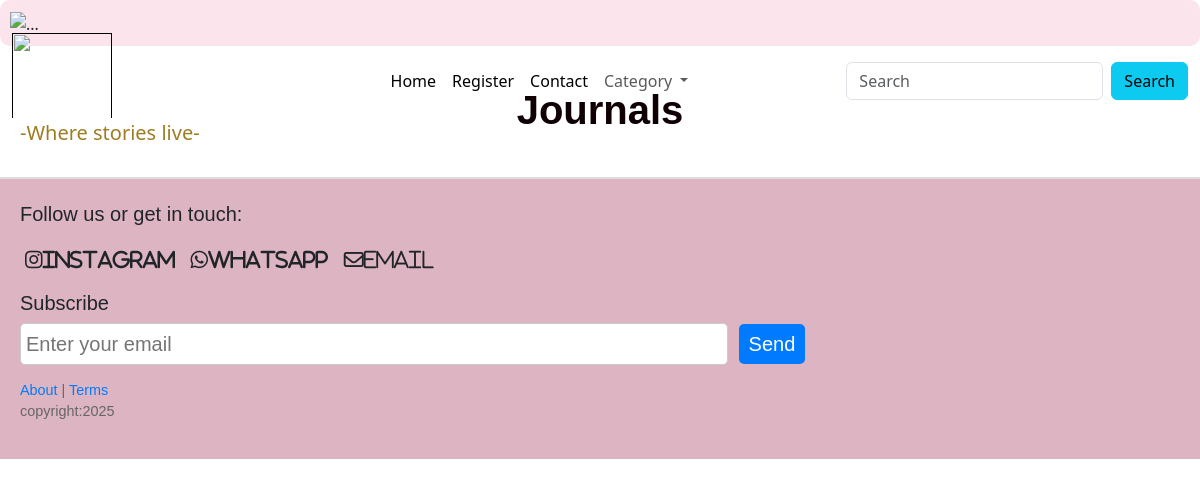
Page /category/12 on the earlier database version.
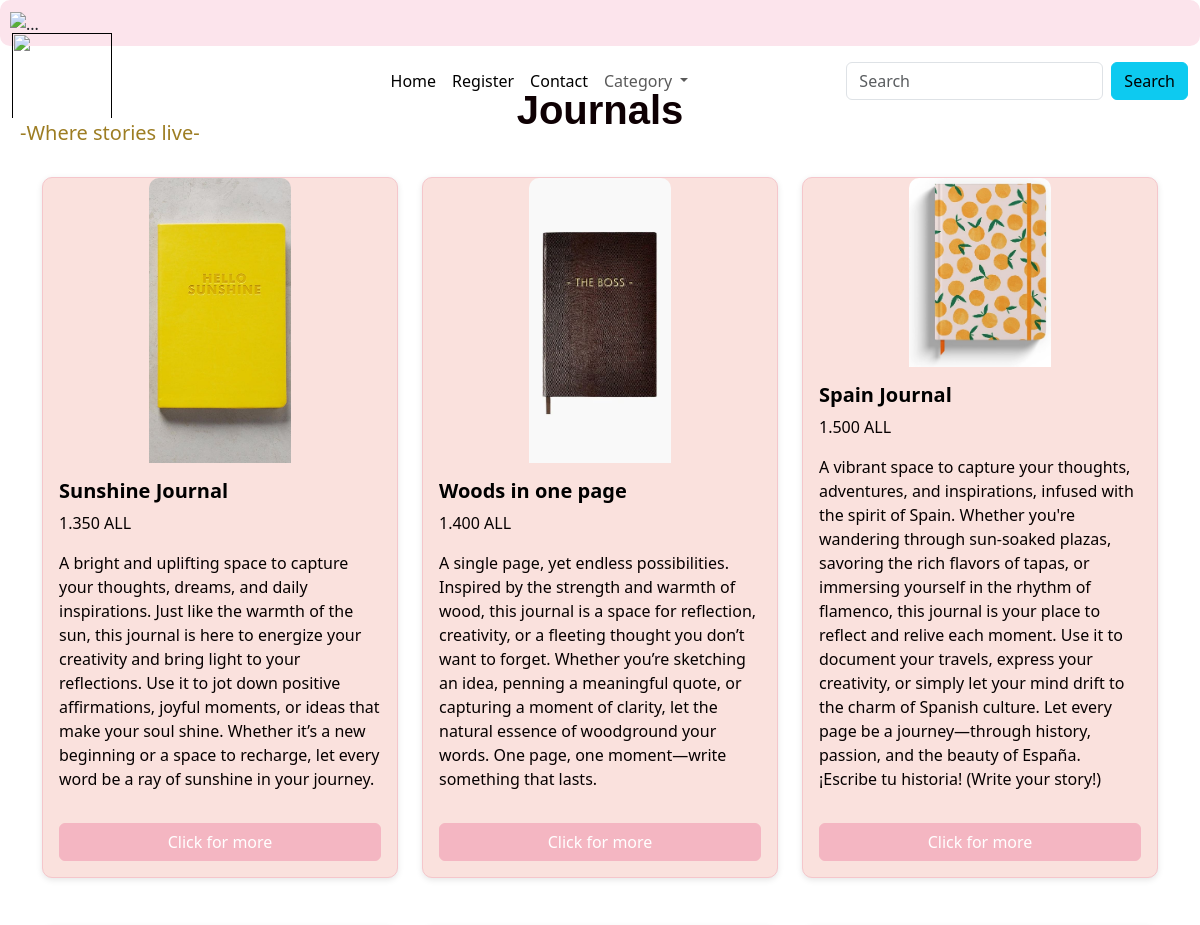
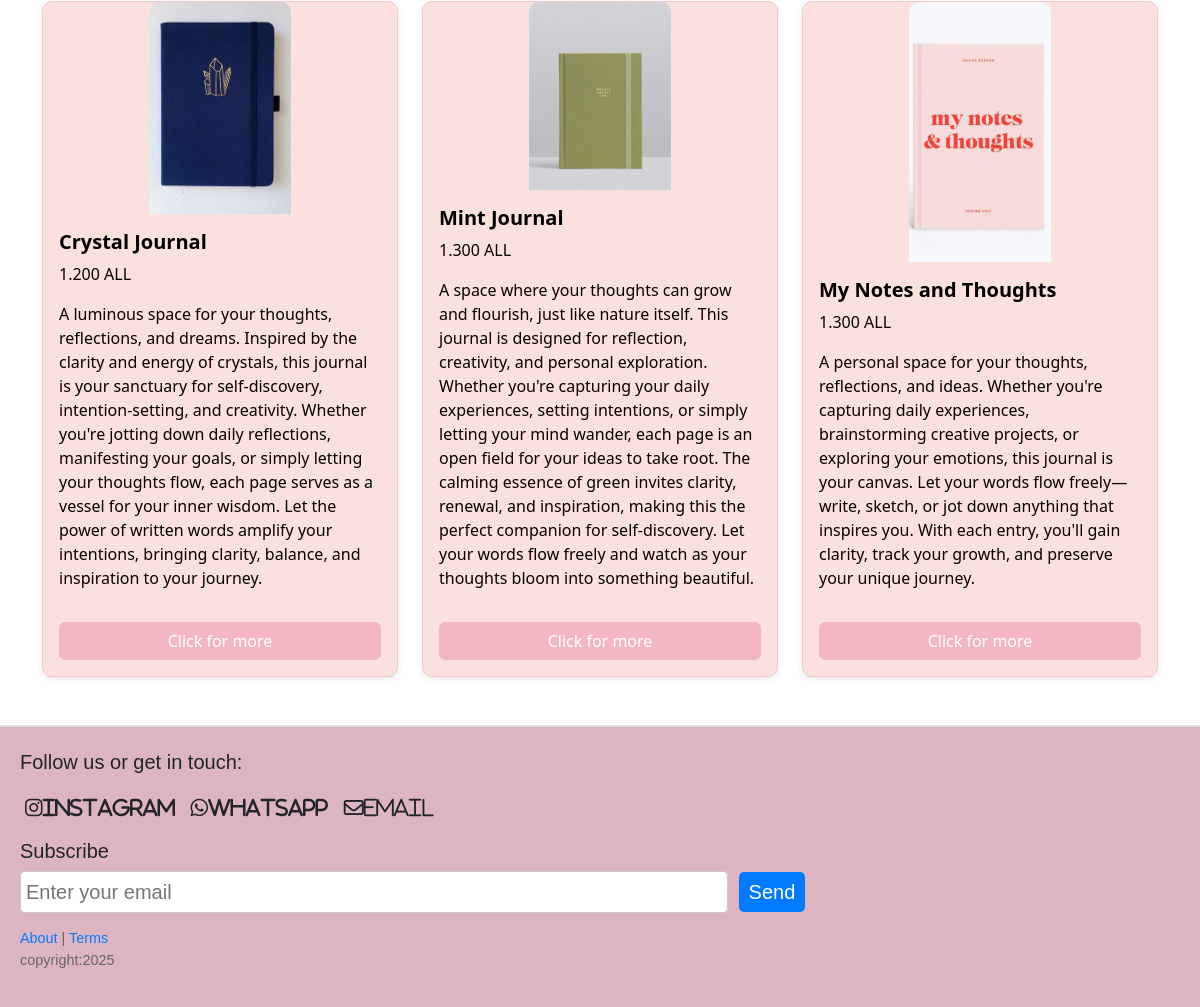
Same page on the later database version (2 pictures, top to bottom).
### appi/models.py (models this page shows, shortened)
class Book(models.Model):
    book_title=models.CharField(max_length=250,null=250,blank=True)
    book_description=models.TextField(max_length=2000,null=True,blank=True)
    book_image=models.ImageField(upload_to="book/",null=True,blank=True)
    book_price=models.DecimalField(max_digits=5,decimal_places=3,null=True,blank=True)
    book_category=models.ForeignKey(Category, null= True, blank=True, on_delete=models.CASCADE)
    book_shelf=models.BooleanField(null=True,blank=True)
    book_jornual=models.BooleanField(null=True,blank=True)

### appi/views.py (the view)
# urls.py: path("category/<id>",views.category,name="categorypage"),
def category (request,id):
    categories=Category.objects.all()
    categoryBook= Category.objects.get(pk = id)
    booksincategory = Book.objects.filter(book_category=categoryBook)
    context={ "categoryBook":categoryBook, "categories":categories, 'booksincategory':booksincategory}
    return render(request,"category.html",context)

### appi/templates/category.html (shortened to what this page needs)
<!DOCTYPE html>
{% extends 'index.html' %}
{% load static %}
{% block content %}
<header class="position-relative">
</header>
<nav class="navbar navbar-expand-lg position-absolute top-0 w-100">
    <div class="container-fluid">
      <a class="navbar-brand" href=""><img src="{% static 'image/logo.jpg' %}" alt="" style="width: 100px;height: 105px;"><br>
        <span class="ps-2">-Where stories live-</span></a>
      <div class="collapse navbar-collapse" id="navbarSupportedContent">
        <ul class="navbar-nav mx-auto mb-2 mb-lg-0">
          <li class="nav-item">
            <a class="nav-link active" aria-current="page" href="{% url 'homepage'%}">Home</a>
          </li>
          <li class="nav-item">
          <a class="nav-link active" aria-current="page" href="{% url 'registerpage'%}">Register</a>
          </li>
          <li class="nav-item">
            <a class="nav-link active" aria-current="page" href="{% url 'contactpage'%}">Contact</a>
          </li>
          <li class="nav-item dropdown">
            <a class="nav-link dropdown-toggle" role="button" data-bs-toggle="dropdown" aria-expanded="false">
              Category
            </a>
          </li>
        </ul>
        <form class="d-flex" role="search">
          <input class="form-control me-2" type="search" placeholder="Search" aria-label="Search">
          <button class="btn btn-info" type="submit">Search</button>
        </form>
      </div>
    </div>
  </nav>
<div class="container">
<h1>{{categoryBook.category_title}}</h1>
            <div class="row  justify-content-center">
          {% for book in booksincategory %}
          <div class="col-12 col-md-6 col-lg-4 mb-5 d-flex justify-content-center">
            <div class="card h-100">
              <img src="{% if book.book_image %}{{ book.book_image.url }}{% else %}{% static 'path/to/default/image.jpg' %}{% endif %}" class="card-img-top d-block mx-auto" alt="Book Image">
              <div class="card-body">
                <h5 class="card-title">{{book.book_title}}</h5>
                <p class="card-text">{{book.book_price}} ALL</p>
                <p class="card-text">{{book.book_description}}</p>
                <a href="{% url 'detailpage' book.pk %}" class="btn btn-primary">Click for more</a>
              </div>
            </div>
          </div>
 {% endfor %}
</div>
</div>
{% endblock %}

Differences in the rows shown:
now on this page (row edited): Book: book_image (picture), book_title "Sunshine Journal", book_price "1.350", book_description "A bright and uplifting space to capture your thoughts, dreams, and daily inspirations. Just like the warmth of the sun, this journal is here to energize your creativity and bring light to your reflections. Use it to jot down positive affirmations, joyful moments, or ideas that make your soul shine. Whether it’s a new beginning or a space to recharge, let every word be a ray of sunshine in your journey."
now on this page (row edited): Book: book_image (picture), book_title "Woods in one page", book_price "1.400", book_description "A single page, yet endless possibilities. Inspired by the strength and warmth of wood, this journal is a space for reflection, creativity, or a fleeting thought you don’t want to forget. Whether you’re sketching an idea, penning a meaningful quote, or capturing a moment of clarity, let the natural essence of woodground your words. One page, one moment—write something that lasts."
now on this page (row edited): Book: book_image (picture), book_title "Spain Journal", book_price "1.500", book_description "A vibrant space to capture your thoughts, adventures, and inspirations, infused with the spirit of Spain. Whether you're wandering through sun-soaked plazas, savoring the rich flavors of tapas, or immersing yourself in the rhythm of flamenco, this journal is your place to reflect and relive each moment. Use it to document your travels, express your creativity, or simply let your mind drift to the charm of Spanish culture. Let every page be a journey—through history, passion, and the beauty of España. ¡Escribe tu historia! (Write your story!)"
now on this page (row edited): Book: book_image (picture), book_title "Crystal Journal", book_price "1.200", book_description "A luminous space for your thoughts, reflections, and dreams. Inspired by the clarity and energy of crystals, this journal is your sanctuary for self-discovery, intention-setting, and creativity. Whether you're jotting down daily reflections, manifesting your goals, or simply letting your thoughts flow, each page serves as a vessel for your inner wisdom. Let the power of written words amplify your intentions, bringing clarity, balance, and inspiration to your journey."
now on this page (row edited): Book: book_image (picture), book_title "Mint Journal", book_price "1.300", book_description "A space where your thoughts can grow and flourish, just like nature itself. This journal is designed for reflection, creativity, and personal exploration. Whether you're capturing your daily experiences, setting intentions, or simply letting your mind wander, each page is an open field for your ideas to take root. The calming essence of green invites clarity, renewal, and inspiration, making this the perfect companion for self-discovery. Let your words flow freely and watch as your thoughts bloom into something beautiful."
now on this page (row edited): Book: book_image (picture), book_title "My Notes and Thoughts", book_price "1.300", book_description "A personal space for your thoughts, reflections, and ideas. Whether you're capturing daily experiences, brainstorming creative projects, or exploring your emotions, this journal is your canvas. Let your words flow freely—write, sketch, or jot down anything that inspires you. With each entry, you'll gain clarity, track your growth, and preserve your unique journey."
